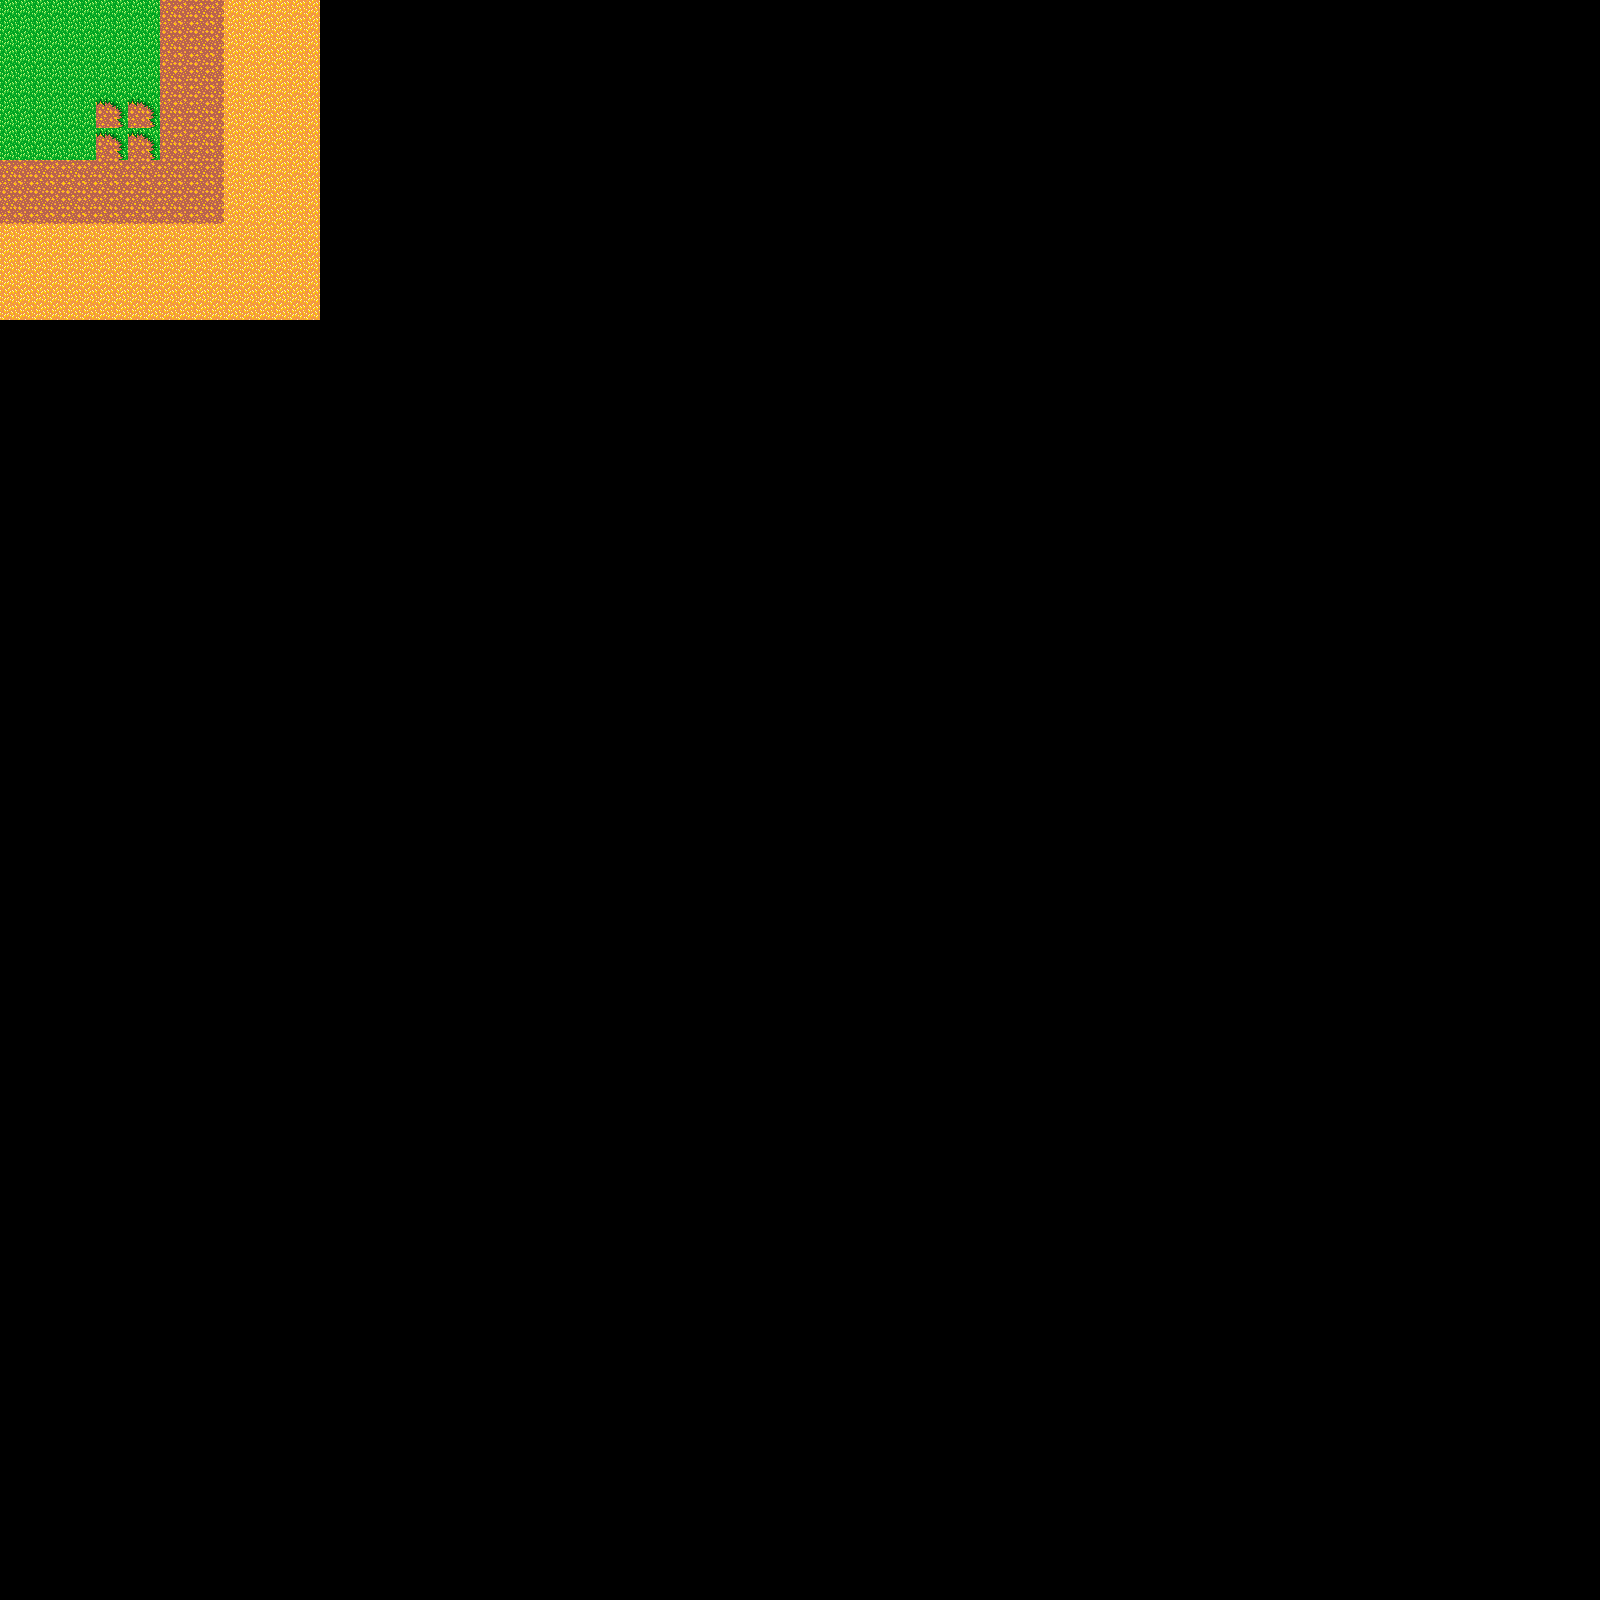

The image is a tile-based game level rendered from a .tmx file. Its description and source (layers, tilesets, objects; grid data summarised) follow:
An orthogonal 50x50 tile map with 32x32 px tiles, 3 tile layers (Capa 1, Capa2, Layer 3).

<map version="1.4" tiledversion="1.4.2" orientation="orthogonal" renderorder="right-down" width="50" height="50" tilewidth="32" tileheight="32" infinite="0" nextlayerid="4" nextobjectid="1">
 <tileset firstgid="1" name="A2_Ground" tilewidth="32" tileheight="32" tilecount="192" columns="16">
  <image source="A2_Ground.png" width="512" height="384" />
 </tileset>
 <layer id="1" name="Capa 1" width="50" height="50">
  <data>[2500 cells, 25 non-empty, 1 distinct tile ids]</data>
 </layer>
 <layer id="2" name="Capa2" width="50" height="50">
  <data>[2500 cells, 4 non-empty, 1 distinct tile ids]</data>
 </layer>
 <layer id="3" name="Layer 3" width="50" height="50">
  <data>[2500 cells, 75 non-empty, 2 distinct tile ids]</data>
 </layer>
</map>
